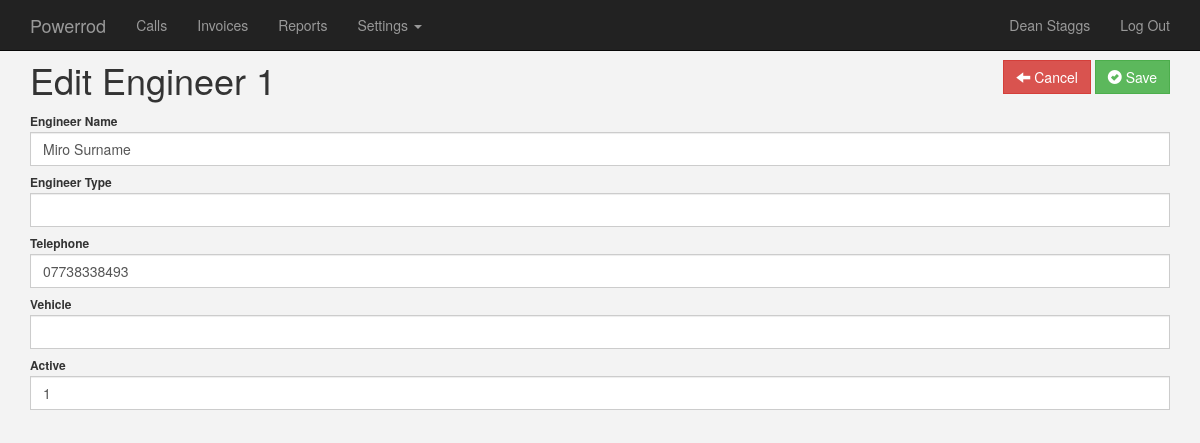
Screenshot of /index.php/engineer/edit/1 (signed in) with the database file from the repository.
### tables this page shows
CREATE TABLE IF NOT EXISTS `engineers` (
  `id` int(11) NOT NULL AUTO_INCREMENT,
  `name` varchar(50) NOT NULL,
  `tel_no` varchar(20) NOT NULL,
  `active` int(1) NOT NULL DEFAULT '1',
  PRIMARY KEY (`id`)
);

### application/controllers/engineer.php (called while the page is built, shortened)
<?php if ( ! defined('BASEPATH')) exit('No direct script access allowed');
class Engineer extends CI_Controller{
	public function __construct(){
		$this->load->model('engineer_model');
	}
	public function edit(){
		$data['id'] = $this->uri->segment(3);
		$data['page_title'] = 'Edit Engineer ' . $data['id'];
		$data['user'] = $this->engineer_model->get_engineer_details($data['id']);
		$this->load->view('template/page_header', $data);
		$this->load->view('template/navbar', $data);
		$this->load->view('engineer/edit', $data);
		$this->load->view('template/page_footer', $data);
	}
}

### index.php (called while the page is built, shortened)
<?php
require_once BASEPATH.'core/CodeIgniter.php';

### application/models/engineer_model.php (called while the page is built, shortened)
<?php
class Engineer_Model extends CI_Model{
	function get_engineer_details($id){
		$this->db->where('id', $id);
		$query = $this->db->get('engineers');
		$result = $query->result_array();
		return $result;
	}
}

### application/views/engineer/edit.php (the view, shortened to what this page needs)
<div class="container">
    <div class="row">
		<?php echo form_open('engineer/update/' . $this->uri->segment(3)); ?>
		<div class="col-md-7">
	        <h1><?php echo $page_title; ?></h1>
    	</div>
        <div class="col-md-5 text-right" style="position:relative; top:20px; margin-bottom:20px;">
	        <a href="<?php echo $this->config->item('base_url');?>index.php/engineer/"><button type="button" class="btn btn-danger"><span class="glyphicon glyphicon-arrow-left"></span> Cancel</button></a>
            <button type="submit" class="btn btn-success"><span class="glyphicon glyphicon-ok-sign"></span> Save</button>
    	</div>
    </div>
    <div class="row">
		<div class="col-md-12">
            <div class="form-group">
	            <label for="name">Engineer Name</label>
    	         <input type="text" name="name" id="name" class="form-control" value="<?php echo $user[0]['name'];?>"/>
        	</div>
            <div class="form-group">
	            <label for="type">Engineer Type</label>
    	         <input type="text" name="type" id="type" class="form-control" value="<?php echo $user[0]['type'];?>"/>
        	</div>
            <div class="form-group">
	            <label for="tel_no">Telephone</label>
    	         <input type="text" name="tel_no" id="tel_no" class="form-control" value="<?php echo $user[0]['tel_no'];?>"/>
        	</div>
            <div class="form-group">
	            <label for="vehicle">Vehicle</label>
    	         <input type="text" name="vehicle" id="vehicle" class="form-control" value="<?php echo $user[0]['vehicle'];?>"/>
        	</div>
            <div class="form-group">
	            <label for="active">Active</label>
    	         <input type="text" name="active" id="active" class="form-control" value="<?php echo $user[0]['active'];?>"/>
        	</div>
		</div>
	</div>
</div>

### assets/css/site.css (style rules this page uses)
html { overflow: -moz-scrollbars-vertical; overflow-y: scroll; }
body { padding-top: 40px; padding-bottom: 40px; background-color: #f3f3f3; min-height:101%; }
div.form-group { margin-bottom:5px; }
div.form-group label { margin-bottom:2px; font-size:12px; }
table.dataTable thead th, table.dataTable thead th.sorting, { background-color:#323232; background:#323232; }
.btn, .form-control, .input-group-addon,input { border-radius:0; moz-border-radius:0; }

### rows the page displays
engineers: name "Miro Surname", tel_no "07738338493", active "1"

### other values shown
$_SESSION['username'] "Dean Staggs"
$page_title "Edit Engineer 1"
